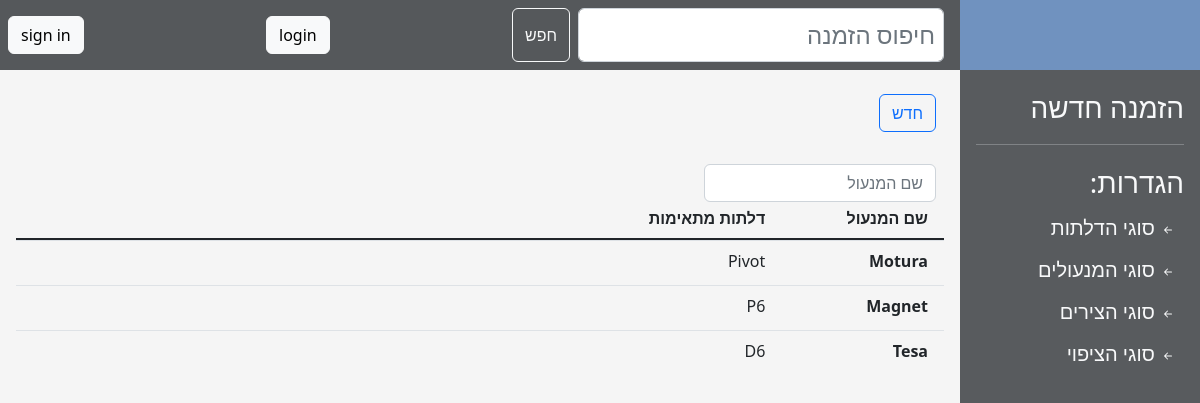
/locks, run on an earlier commit of the app's database.
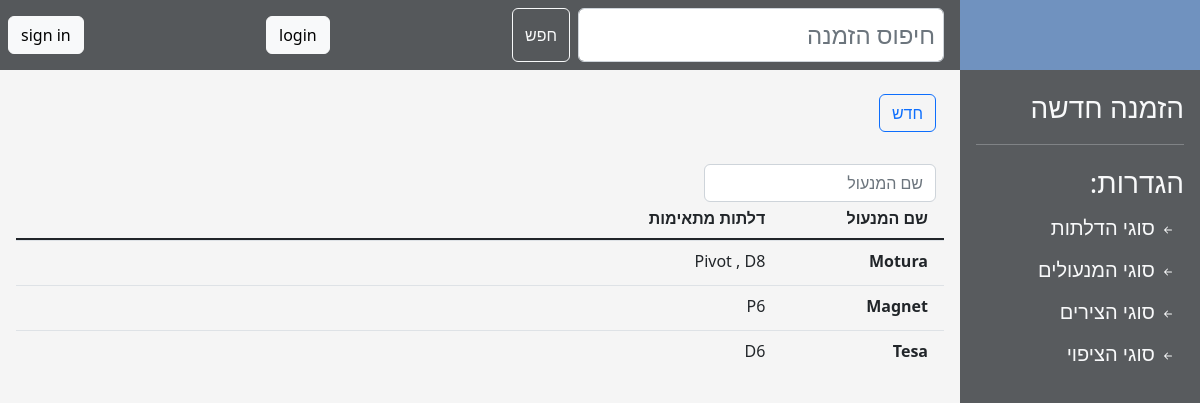
And on a later commit of the database.
### main/models.py (models this page shows, shortened)
class Lock(models.Model):
    name = models.CharField(max_length=16, help_text="סוג המנעול", unique=True,
                            verbose_name="סוג המנעול:")
    compatible_doors = models.ManyToManyField('DoorType', help_text="דלתות מתאימות",
                                              verbose_name="סוגי דלתות תואמים:", blank=True)
    index = models.CharField(max_length=16)

class DoorType(models.Model):
    name = models.CharField(max_length=16, help_text="שם הדלת",
                            verbose_name="שם הדלת:", unique=True, null=False, )
    image = models.ImageField(upload_to='images/door_types/', default='',
                              help_text="תמונת הדלת", verbose_name="סקיצה:", blank=True,
                              validators=[validate_image_file_extension])
    height_calculation = models.DecimalField(max_digits=4, decimal_places=1, help_text="הפחתה בגובה",
                                             verbose_name="הפחתה בגובה:", null=False, default=0,
                                             validators=[MaxValueValidator(0)])
    width_calculation = models.DecimalField(max_digits=4, decimal_places=1, help_text="הפחתה ברוחב",
                                            verbose_name="הפחתה ברוחב:", null=False, default=0,
                                            validators=[MaxValueValidator(0)])
    covering_out_height_calculation = models.DecimalField(max_digits=4, decimal_places=1, help_text="הפחתה בגובה",
                                                          verbose_name="הפחתה בגובה:", null=False, default=0,
                                                          validators=[MaxValueValidator(0)])
    covering_out_width_calculation = models.DecimalField(max_digits=4, decimal_places=1, help_text="הפחתה ברוחב",
                                                         verbose_name="הפחתה ברוחב:", null=False, default=0,
                                                         validators=[MaxValueValidator(0)])
    covering_into_height_calculation = models.DecimalField(max_digits=4, decimal_places=1, help_text="הפחתה בגובה",
                                                           verbose_name="הפחתה בגובה:", null=False, default=0,
                                                           validators=[MaxValueValidator(0)])
    covering_into_width_calculation = models.DecimalField(max_digits=4, decimal_places=1, help_text="הפחתה ברוחב",
                                                          verbose_name="הפחתה ברוחב:", null=False, default=0,
                                                          validators=[MaxValueValidator(0)])
    binder_calculation = models.DecimalField(max_digits=4, decimal_places=1, help_text="הפחתה ברוחב",
                                             verbose_name="רוחבן:", null=False, default=0,
                                             validators=[MaxValueValidator(0)])
    def __str__(self):
        return self.name

### main/views.py (the view)
# urls.py: re_path(r'^locks/(?P<pk>\d+)/', main.views.LockUpdate.as_view(), name='lock_update'),
def locks(request):
    all_locks = Lock.objects.all()
    form = LockForm()
    form_error = None
    if request.method == 'POST':
        form = LockForm(request.POST)
        if form.is_valid():
            form.save()
        else:
            form_error = True
    return render(request, 'locks.html', {'form': form,
                                          'locks': all_locks,
                                          'form_error': form_error})

### main/forms.py
class LockForm(ModelForm):
    class Meta:
        model = Lock
        fields = ['name', 'compatible_doors']
        widgets = {'name': TextInput(attrs={'class': 'form-control', 'size': '20'}),
                   'compatible_doors': SelectMultiple(attrs={'class': 'form-select doors-selector'})}
        error_messages = {
            'name': {'required': "שדה חובה", 'unique': "מנעול עם שם כזה כבר קיימת במערכת"},
        }

### templates/locks.html (shortened to what this page needs)
{% extends 'generic_list.html' %}
{% block filter_placeholder %}שם המנעול{% endblock %}
{% block table %}
    <div class="row border-bottom border-dark border-2">
        <div class="col-2 pb-1 fw-bold lh-lg mx-1">שם המנעול</div>
        <div class="col-3 pb-1 fw-bold lh-lg mx-1">דלתות מתאימות</div>
        <div class="w-25"></div>
        <div class="w-25"></div>
    </div>
    {% load static %}
    {% for lock in locks %}
        <div>
            <div data-bs-toggle="collapse"
                 data-bs-target="#record_{{ lock.id }}"
                 aria-expanded="true" aria-controls="record_{{ lock.id }}" style="z-index: -1;"
                 class="row table-row border-top border-black-50 border-1 tr">
                <div class="col-2 pb-1 fw-bold lh-lg m-1">{{ lock.name }}</div>
                <div class="col-2 pb-1 lh-lg m-1">
                    {% for door in lock.compatible_doors.all %}
                        {% if forloop.counter0 > 0 %}
                            <span>, </span>
                        {% endif %}
                        {{ door.name }}
                    {% endfor %}
                </div>
                        </div>
        </div>
    {% endfor %}
{% endblock %}

What changed in the data, as far as the page shows it:
changed Lock "Motura": gains DoorType (name "D8")
